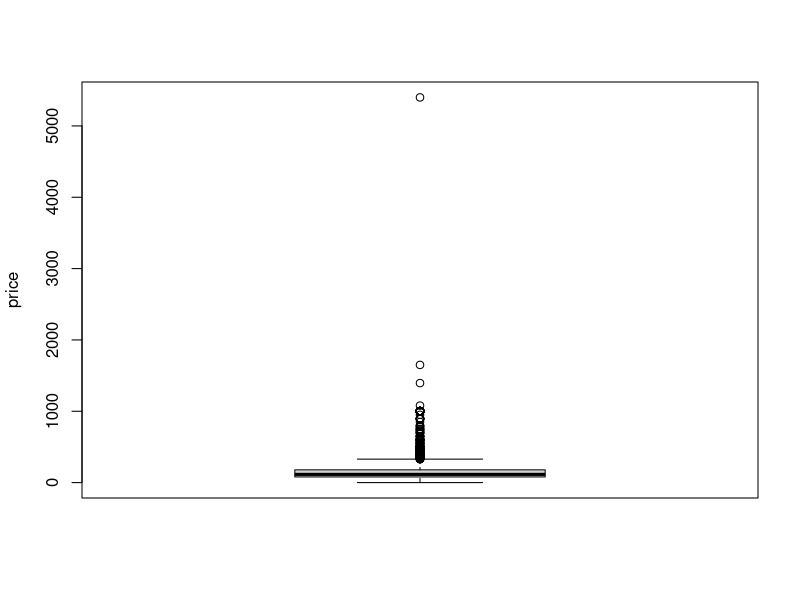

Write R code to recreate this figure. (Note: this script raises an error after producing the figure.)
## ---- chunk 1
price <- read.csv("price.csv")
## ---- chunk 2
# this is a n>p question.
dim(price)
## ---- chunk 3
boxplot(price$price, ylab="price")
## ---- chunk 4
price <- read.csv("price.csv")
price <- price[price$price!=0,]
price <- price[price$price!=max(price$price),]
price <- price[price$id != 935671,]
#remove four rows

price <- mutate(price, 
            #host_is_superhost = ifelse(`host_is_superhost` == "f", 0, 1),
            #host_identity_verified = ifelse(`host_identity_verified` == "f",0, 1),
            In_Downtown = as.factor(ifelse(`neighbourhood_group_cleansed` =="Downtown", "t", "f")),
            In_Delridge = as.factor(ifelse(`neighbourhood_group_cleansed`=="Delridge", "t", "f")),
            In_Lake_City = as.factor(ifelse(`neighbourhood_group_cleansed`=="Lake City", "t","f")))




num_amenities <- numeric(0)
for (i in 1:range(nrow(price))){
   num_amenities[i]<-length(strsplit(as.character(price$amenities[i]), ",")[[1]])
}
price$num_amenities <- num_amenities


## ---- chunk 5
library(dplyr)
#change property type
ggplot(data = price, aes(x = factor(property_type), y = price)) + geom_boxplot() + labs(x = "property_type", y="price") + ylim(0, 600)+
  theme(axis.text.x = element_text(angle = 45, hjust = 1))
prop_type <- c("Apartment", "Condominium", "Guesthouse", "House", "Townhouse", "Serviced apartment", "Guest suite")
levels(price$property_type)[!(levels(price$property_type) %in% prop_type)] <- rep("Other", times=20)
ggplot(data = price, aes(x = factor(property_type), y = price)) + geom_boxplot() + labs(x = "property_type", y="price") + ylim(0, 600)+
  theme(axis.text.x = element_text(angle = 45, hjust = 1))
## ---- chunk 6
library(geosphere)
add_pop <- function(yourData){
  Museum_of_Pop_Culture <- c(-122.3481, 47.6215) #long, lati
  Pike_Place_Market <- c(-122.3422, 47.6097)
  Olympic_Sculpture_Park <- c(-122.3553, 47.6166)
  Seattle_Great_Wheel <- c(-122.3425, 47.6062)
  Seattle_Art_Museum <- c(-122.3381, 47.6073)
  Kerry_Park <-c(-122.3599, 47.6295)
  meter_to_mile = 0.000621371
  total_nearby_landmarks <- (ifelse(distm(Museum_of_Pop_Culture, yourData, fun = distHaversine)*meter_to_mile <1, 1, 0) + ifelse(distm(Pike_Place_Market, yourData, fun = distHaversine)*meter_to_mile <1, 1, 0)
  + ifelse(distm(Olympic_Sculpture_Park, yourData, fun = distHaversine)*meter_to_mile <1, 1, 0)
  + ifelse(distm(Seattle_Great_Wheel, yourData, fun = distHaversine)*meter_to_mile <1, 1, 0)
  + ifelse(distm(Seattle_Art_Museum, yourData, fun = distHaversine)*meter_to_mile <1, 1, 0)
  + ifelse(distm(Kerry_Park, yourData, fun = distHaversine)*meter_to_mile <1, 1, 0))
  return(total_nearby_landmarks)
}


yourData_price <-cbind(price$longitude, price$latitude)
total_nearby_landmarks_price<- add_pop(yourData_price)
price$total_nearby_landmarks <- total_nearby_landmarks_price[1,]
#change couch in bed_type to real_bed
levels(price$bed_type)[(levels(price$bed_type) == "Couch")] <- "Real Bed"
## ---- chunk 7

n_val <- floor(0.2*nrow(price))
n_train <- nrow(price) - n_val
idx <- sample(1:nrow(price), n_train, replace=FALSE)
price_train <- price[idx,]
price_val <- price[-idx,]
## ---- chunk 8
library(gridExtra)

 ggplot(data = price_train, aes(x = factor(room_type), y = price)) + geom_boxplot() + labs(x = "room_type", y="price") + ylim(0, 500)+
  theme(axis.text.x = element_text(angle = 45, hjust = 1))
ggplot(data = price_train, aes(x = factor(bed_type), y = price)) + geom_boxplot() + labs(x = "bed_type", y="price") + ylim(0, 500)+
  theme(axis.text.x = element_text(angle = 45, hjust = 1))

ggplot(data = price_train, aes(x = factor(bed_type), y = price)) + geom_boxplot() + labs(x = "bed_type", y="price") + ylim(0, 500)+
  theme(axis.text.x = element_text(angle = 45, hjust = 1))
ggplot(data = price_train, aes(x = factor(instant_bookable), y = price)) + geom_boxplot() + labs(x = "instant_bookable", y="price") + ylim(0, 500)+
  theme(axis.text.x = element_text(angle = 45, hjust = 1))
ggplot(data = price_train, aes(x = factor(cancellation_policy), y = price)) + geom_boxplot() + labs(x = "cancellation_policy", y="price") +
  theme(axis.text.x = element_text(angle = 45, hjust = 1))


## ---- chunk 9
colnames(price_val)
## ---- chunk 10

price_train <- price_train[,-c(9,12,13,19,22)]
write.csv(price_train, "price_train.csv", row.names = FALSE)
price_val <- price_val[,-c(9,12,13,19,22)]
write.csv(price_val, "price_val.csv", row.names = FALSE)
## ---- chunk 11
test <- read.csv("price_test_cleaned.csv")
dim(test)
dim(sparse.model.matrix(~., test))
## ---- chunk 12
ggplot(data = price_train, aes(x = factor(total_nearby_landmarks), y = price)) + geom_boxplot() + labs(x = "total_nearby_landmarks", y="price") + ylim(0, 500)+
  theme(axis.text.x = element_text(angle = 45, hjust = 1))
## ---- chunk 13
# base line lm
base_model <- lm(price ~ . , data= price_train[, -c(1,2)])
mean((base_model$fit - price_train$price)^2)
mean((predict(base_model,price_val[, -c(1,2)]) - price_val$price)^2)
## ---- chunk 14
#train & val
x_train <- model.matrix(~.,price_train[, -c(1,2, 21)])
MSE_val <- numeric(0)
MSE_train <- numeric(0)
lambda_min <- numeric(0)
x_val <- model.matrix(~.,price_val[, -c(1,2,21)])
for (i in 1:11){
  model1 <- cv.glmnet(y=price_train$price, x=x_train, alpha = seq(0,1,by = 0.1)[i],family="gaussian")
  lambda_min[i] <- model1$lambda.min
  MSE_train[i] = mean((predict(model1, s = model1$lambda.min, newx=x_train)-price_train$price)^2)
  MSE_val[i] = mean((predict(model1, s = model1$lambda.min, newx=x_val) - price_val$price)^2) 
}


## ---- chunk 15

plot(seq(0,1,by = 0.1), MSE_train, ylim=c(min(MSE_train), max(MSE_val)), type = "o")
lines(seq(0,1,by = 0.1), MSE_val, type = "o")
